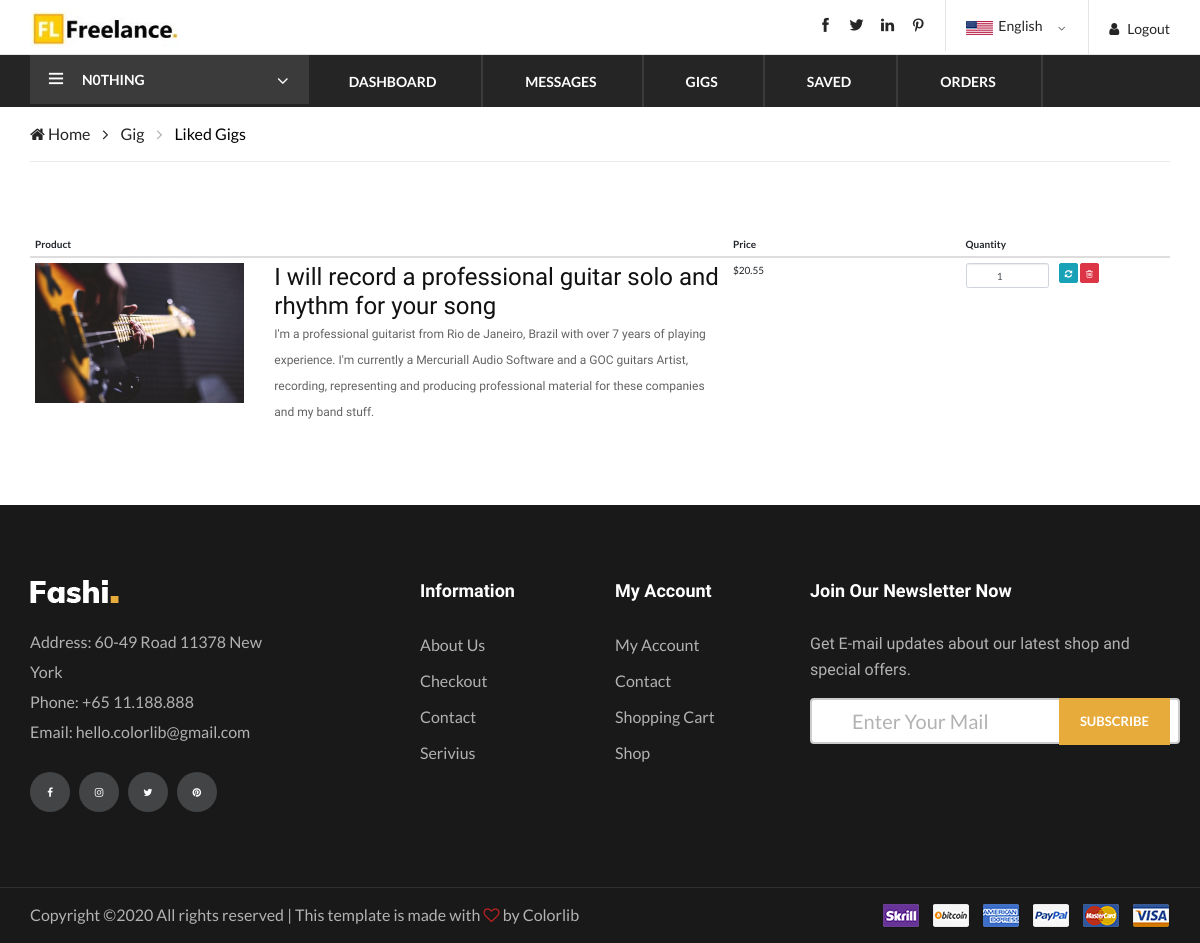
The page /profile/liked_gigs/ (signed in) on the database its author committed.
### Accounts/models.py (models this page shows, shortened)
class Account(AbstractBaseUser):
    email       = models.EmailField(
        verbose_name='email address',
        max_length=255,
        unique=True,
    )
    account_name        = models.CharField(max_length=100,unique=True)
    is_active           = models.BooleanField(default=True)
    is_admin            = models.BooleanField(default=False)
    send_first_email    = models.BooleanField(default=False)
    token               = models.CharField(blank=True,null=True, max_length=15)
    is_verified         = models.BooleanField(default=False)
    joined_on           = models.DateField(auto_now_add=True,null=True,blank=True)
    profile_create      = models.BooleanField(default=False)
    is_profile_set      = models.BooleanField(default=False)
    first_gig           = models.BooleanField(default=True)
    user_verified       = models.BooleanField(default=False)
    user_online         = models.BooleanField(default=False)
    last_logout         = models.DateTimeField(null=True,blank=True,auto_now_add=True)
    is_available        = models.BooleanField(default=True)
    objects = AccountManager()
    USERNAME_FIELD = 'account_name' #This field must be used while doing login through authenticatie() function.
    REQUIRED_FIELDS = ['email']

### Gig/models.py (models this page shows, shortened)
class Likes(models.Model):
    user            = models.ForeignKey(Account,on_delete=models.CASCADE)
    gigs            = models.ForeignKey(MyGig,on_delete=models.CASCADE,null=True,blank=True)
    value           = models.CharField(choices=LIKE_CHOICES, default='Like',max_length=10)

class MyGig(models.Model):
    user            = models.ForeignKey(Account,on_delete=models.CASCADE,default=1)
    profile         = models.ForeignKey(MyProfile,on_delete=models.CASCADE,null=True,blank=True)
    title           = models.CharField(max_length=100)
    slug            = AutoSlugField(populate_from='title',unique=True,null=True,blank=True)
    description     = models.CharField(max_length=1000)
    gig_image       = models.ImageField(upload_to='gig_profile_img',blank=True,null=True)
    c_name          = models.ForeignKey(Category, on_delete=models.CASCADE,null=True,blank=True)
    created_on      = models.DateTimeField(auto_now=True,blank=True,null=True)
    search_tag      = models.CharField(max_length=15)
    price           = models.FloatField()
    time            = models.IntegerField(null=True,blank=True)
    s_name          = models.ForeignKey(SubCategory, on_delete=models.CASCADE,null=True,blank=True)
    liked           = models.ManyToManyField(Account,default=None,related_name='post_like',blank=True)
    favourite       = models.ManyToManyField(Account,related_name='favourites',blank=True)

### Profile/views.py (the view)
# urls.py: path('liked_gigs/',views.liked_gigs,name='liked_gigs'),
@login_required
def liked_gigs(request):
    liked = Likes.objects.filter(user=request.user.id, value='Like')
    context = {
        'liked'  : liked,
    }
    return render(request,'gigs/liked_gigs.html',context)

### templates/gigs/liked_gigs.html (shortened to what this page needs)
{% extends 'master/dashboard_base.html' %}
{% load static %}
{% block body %}
    <div class="breacrumb-section">
        <div class="container">
            <div class="row">
                <div class="col-lg-12">
                    <div class="breadcrumb-text product-more">
                        <a href="./index.html"><i class="fa fa-home"></i> Home</a>
                        <a href="./shop.html">Gig</a>
                        <span style="font-size: 16px;color: black;">Liked Gigs</span>
                    </div>
                </div>
            </div>
        </div>
    </div>
    <section class="shop checkout section" style="padding-top: 70px;">
      <div class="container">
        <div class="row">
          <div class="col-lg-12 col-12">
                  <table id="cart" class="table table-hover table-condensed">
                {% if liked %}
                  <thead>
                  <tr>
                    <th style="width:60%">Product</th>
                    <th style="width:20%">Price</th>
                    <th style="width:8%">Quantity</th>
                    <th style="width:10%"></th>
                  </tr>
                </thead>
                  {% for like in liked %}
                    <tbody>
                      <tr>
                        <td data-th="Product">
                          <div class="row">
                            <div class="col-sm-4 hidden-xs"><img src="{{like.gigs.gig_image.url}}"/></div>
                            <div class="col-sm-8">
                              <h4 class="nomargin">{{like.gigs.title}}</h4>
                              <p style="font-size: 12px;">{{like.gigs.description}}</p>
                            </div>
                          </div>
                        </td>
                        <td data-th="Price">${{like.gigs.price}}</td>
                        <td data-th="Quantity">
                          <input type="number" class="form-control text-center" value="1">
                        </td>
                        <td class="actions" data-th="">
                          <button class="btn btn-info btn-sm"><i class="fa fa-refresh"></i></button>
                          <button class="btn btn-danger btn-sm"><i class="fa fa-trash-o"></i></button>
                        </td>
                      </tr>
                    </tbody>
                  {% endfor %}
               {% endif %}
              </table>
          </div>
          </div>
        </div>
    </section>
{% endblock %}

### templates/master/dashboard_base.html (shortened to what this page needs)
{% load static %}
<!DOCTYPE html>
<html lang="zxx">
<head>
    <link href="//netdna.bootstrapcdn.com/bootstrap/3.1.0/css/bootstrap.min.css" rel="stylesheet" id="bootstrap-css">
    <link rel="stylesheet" href="{% static 'css/slider.css' %}" type="text/css">
    <link rel="stylesheet" href="{% static 'css/bootstrap.min.css' %}" type="text/css">
    <link rel="stylesheet" href="{% static 'css/font-awesome.min.css' %}" type="text/css">
    <link rel="stylesheet" href="{% static 'css/themify-icons.css' %}" type="text/css">
    <link rel="stylesheet" href="{% static 'css/elegant-icons.css' %}" type="text/css">
    <link rel="stylesheet" href="{% static 'css/owl.carousel.min.css' %}" type="text/css">
    <link rel="stylesheet" href="{% static 'css/nice-select.css' %}" type="text/css">
    <link rel="stylesheet" href="{% static 'css/jquery-ui.min.css' %}" type="text/css">
    <link rel="stylesheet" href="{% static 'css/slicknav.min.css' %}" type="text/css">
    <link rel="stylesheet" href="{% static 'css/style.css' %}" type="text/css">
    <link rel="stylesheet" type="text/css" href="{% static 'css/gig_details.css' %}">
    <link rel="stylesheet" type="text/css" href="{% static 'css/aboutseller.css' %}">
    <link rel="stylesheet" href="{% static 'css/checkout.css' %}" type="text/css">
    <link rel="stylesheet" href="{% static 'css/review.css' %}" type="text/css">
</head>
<body>
    <header class="header-section">
        <div class="header-top">
            <div class="container">
                <div class="ht-left">
                    <div class="logo ">
                            <a href="{% url 'userhome' %}">
                                <img src="{% static 'img/logo.jpg' %}" alt="" style="width: 150px;height: auto;padding-top: 10px;">
                            </a>
                        </div>
                </div>
                <div class="ht-right">
                        {% if request.user.is_authenticated %}
                            <a href="{% url 'logout' %}" class="login-panel"><i class="fa fa-user"></i>Logout</a>
                        {% else %}
                            <a href="{% url 'signin' %}" class="login-panel"><i class="fa fa-user"></i>Login</a>
                        {% endif %}
                    <div class="lan-selector" >
                    </div>
                    <div class="top-social">
                        <a href="#"><i class="ti-facebook"></i></a>
                        <a href="#"><i class="ti-twitter-alt"></i></a>
                        <a href="#"><i class="ti-linkedin"></i></a>
                        <a href="#"><i class="ti-pinterest"></i></a>
                    </div>
                </div>
            </div>
        </div>
        <div class="nav-item">
            <div class="container">
                <div class="nav-depart">
                    <div class="depart-btn">
                        <i class="ti-menu"></i>
                        <span style="padding-right: 80px;text-align: center;">{{user.account_name}}</span>
                    </div>
                </div>
                <nav class="nav-menu mobile-menu">
                    <ul>
                        <li><a href="./shop.html">Dashboard</a></li>
                        <li><a href="#">Messages</a>
                        </li>
                        <li><a href="#">Gigs</a>
                        </li>
                        <li><a href="./contact.html">Saved</a></li>
                        <li><a href="#">Orders</a>
                        </li>
                    </ul>
                </nav>
            </div>
        </div>
    </header>
{% block body %} {% endblock %}
    <footer class="footer-section">
        <div class="container">
            <div class="row">
                <div class="col-lg-3">
                    <div class="footer-left">
                        <div class="footer-logo">
                            <a href="#"><img src="img/footer-logo.png" alt=""></a>
                        </div>
                        <ul>
                            <li>Address: 60-49 Road 11378 New York</li>
                            <li>Phone: +65 11.188.888</li>
                            <li>Email: hello.colorlib@gmail.com</li>
                        </ul>
                        <div class="footer-social">
                            <a href="#"><i class="fa fa-facebook"></i></a>
                            <a href="#"><i class="fa fa-instagram"></i></a>
                            <a href="#"><i class="fa fa-twitter"></i></a>
                            <a href="#"><i class="fa fa-pinterest"></i></a>
                        </div>
                    </div>
                </div>
                <div class="col-lg-2 offset-lg-1">
                    <div class="footer-widget">
                        <h5>Information</h5>
                        <ul>
                            <li><a href="#">About Us</a></li>
                            <li><a href="#">Checkout</a></li>
                            <li><a href="#">Contact</a></li>
                            <li><a href="#">Serivius</a></li>
                        </ul>
                    </div>
                </div>
                <div class="col-lg-2">
                    <div class="footer-widget">
                        <h5>My Account</h5>
                        <ul>
                            <li><a href="#">My Account</a></li>
                            <li><a href="#">Contact</a></li>
                            <li><a href="#">Shopping Cart</a></li>
                            <li><a href="#">Shop</a></li>
                        </ul>
                    </div>
                </div>
                <div class="col-lg-4">
                    <div class="newslatter-item">
                        <h5>Join Our Newsletter Now</h5>
                        <p>Get E-mail updates about our latest shop and special offers.</p>
                        <form action="#" class="subscribe-form">
                            <input type="text" placeholder="Enter Your Mail">
                            <button type="button">Subscribe</button>
                        </form>
                    </div>
                </div>
            </div>
        </div>
        <div class="copyright-reserved">
            <div class="container">
                <div class="row">
                    <div class="col-lg-12">
                        <div class="copyright-text">
Copyright &copy;<script>document.write(new Date().getFullYear());</script> All rights reserved | This template is made with <i class="fa fa-heart-o" aria-hidden="true"></i> by <a href="https://colorlib.com" target="_blank">Colorlib</a>
                        </div>
                        <div class="payment-pic">
                            <img src="img/payment-method.png" alt="">
                        </div>
                    </div>
                </div>
            </div>
        </div>
    </footer>
</body>
</html>

### static/css/aboutseller.css (style rules this page uses)
body { font-family: 'Lato', 'sans-serif'; }

### static/css/checkout.css (style rules this page uses)
.shop.checkout { padding: 0; background: #fff; padding-top: 20px; padding-bottom: 50px; }

### rows shown on the page
Account: account_name "N0THING"
Likes: gigs.gig_image (picture), gigs "I will record a professional guitar solo and rhythm for your song", gigs.description "I'm a professional guitarist from Rio de Janeiro, Brazil with over 7 years of playing experience. I'm currently a Mercuriall Audio Software and a GOC guitars Artist, recording, representing and producing professional material for these companies and my band stuff.", gigs.price "20.55"
